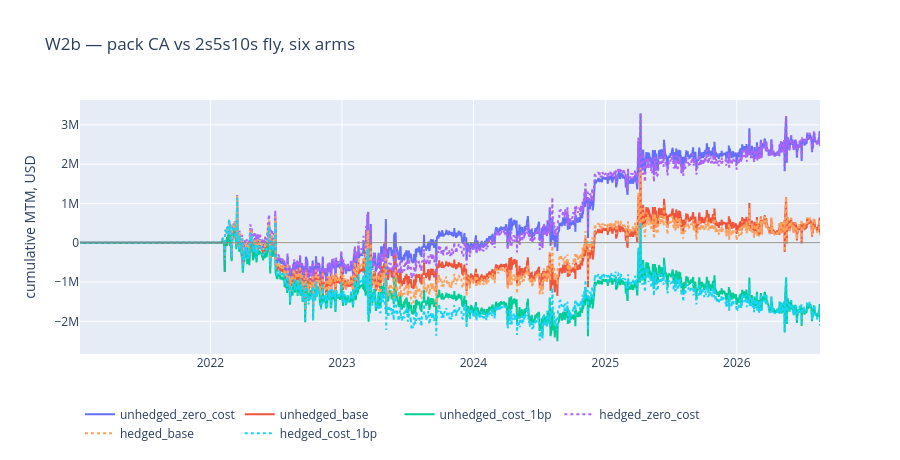

Write notebook code for a chart like this one.
### Markdown cell above
## 10. Robustness

The equity paths, and the drawdown that the Sharpe alone does not convey.

### Code cell
try:
    from BT.trade_dashboard import compare_curves
    fig = compare_curves({k: v for k, v in ARMS.items()},
                         title="W2b — CA vs 2s5s10s fly")
    fig.show()
except Exception as exc:                                          # noqa: BLE001
    print(f"compare_curves unavailable ({type(exc).__name__}: {exc}); "
          "plotting directly")
    import plotly.graph_objects as go
    fig = go.Figure()
    for k, v in ARMS.items():
        dash = "dot" if k.startswith("hedged") else "solid"
        fig.add_trace(go.Scatter(x=v.index, y=v.to_numpy(), name=k, mode="lines",
                                 line={"dash": dash}))
    fig.add_hline(y=0, line_width=1, line_color="#888")
    fig.update_layout(title="W2b — pack CA vs 2s5s10s fly, six arms",
                      yaxis_title="cumulative MTM, USD", height=460,
                      legend={"orientation": "h", "y": -0.18})
    fig.show()

### Figure 1 — Plotly figure (JSON) as saved in the notebook; plotly's stock layout.template omitted (floating-point values rounded to 4 significant figures; data arrays with more than 128 entries replaced by an {"elided": "..."} marker saying what was removed)
{"data": [{"line": {"dash": "solid"}, "mode": "lines", "name": "unhedged_zero_cost", "type": "scatter", "x": {"elided": "1406 str values"}, "y": {"elided": "1406 float values"}}, {"line": {"dash": "solid"}, "mode": "lines", "name": "unhedged_base", "type": "scatter", "x": {"elided": "1406 str values"}, "y": {"elided": "1406 float values"}}, {"line": {"dash": "solid"}, "mode": "lines", "name": "unhedged_cost_1bp", "type": "scatter", "x": {"elided": "1406 str values"}, "y": {"elided": "1406 float values"}}, {"line": {"dash": "dot"}, "mode": "lines", "name": "hedged_zero_cost", "type": "scatter", "x": {"elided": "1406 str values"}, "y": {"elided": "1406 float values"}}, {"line": {"dash": "dot"}, "mode": "lines", "name": "hedged_base", "type": "scatter", "x": {"elided": "1406 str values"}, "y": {"elided": "1406 float values"}}, {"line": {"dash": "dot"}, "mode": "lines", "name": "hedged_cost_1bp", "type": "scatter", "x": {"elided": "1406 str values"}, "y": {"elided": "1406 float values"}}], "layout": {"height": 460, "legend": {"orientation": "h", "y": -0.18}, "shapes": [{"line": {"color": "#888", "width": 1}, "type": "line", "x0": 0, "x1": 1, "xref": "x domain", "y0": 0, "y1": 0, "yref": "y"}], "title": {"text": "W2b — pack CA vs 2s5s10s fly, six arms"}, "yaxis": {"title": {"text": "cumulative MTM, USD"}}}}
